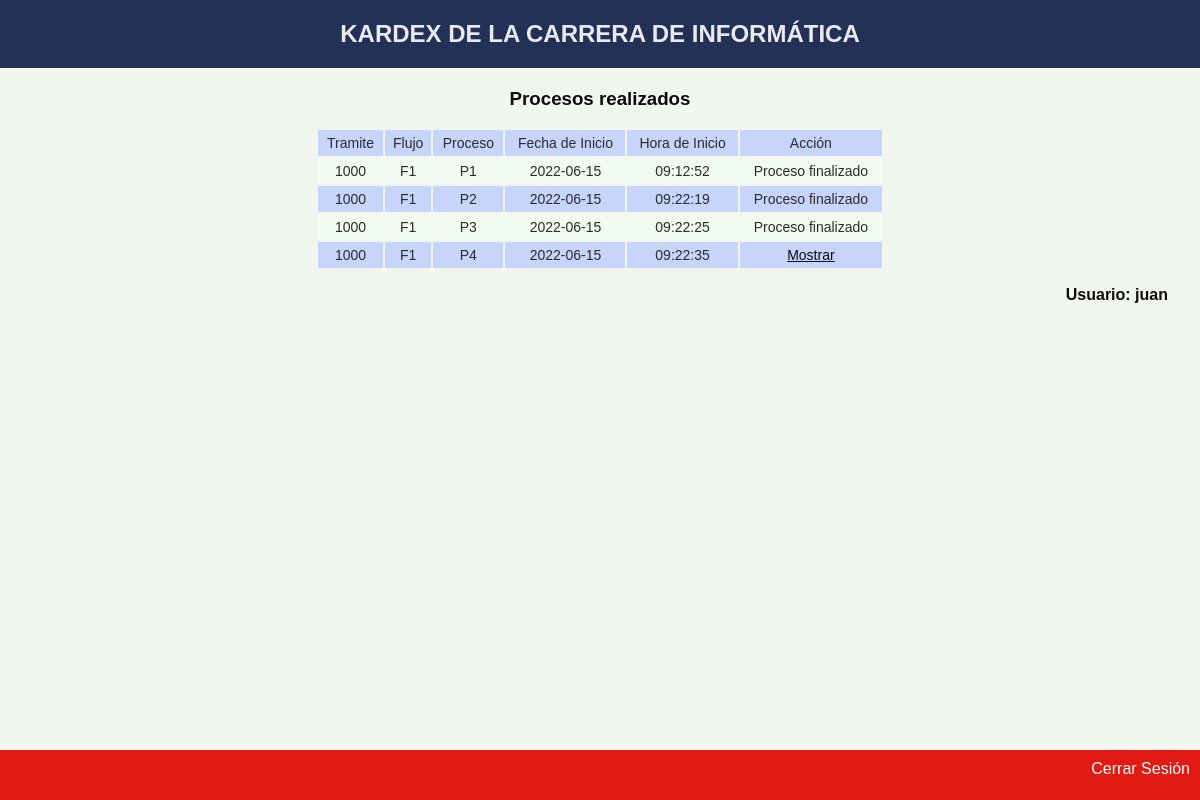
The app's page /bandeja.php (signed in) with its own data.
### tables this page shows
CREATE TABLE `flujoprocesoseguimiento` (
  `flujo` varchar(3) DEFAULT NULL,
  `proceso` varchar(3) DEFAULT NULL,
  `notramite` int(11) DEFAULT NULL,
  `usuario` varchar(20) DEFAULT NULL,
  `fechainicio` date DEFAULT NULL,
  `horainicio` time DEFAULT NULL,
  `fechafin` date DEFAULT NULL,
  `horafin` time DEFAULT NULL
);

### bandeja.php (the view, shortened to what this page needs)
<?php
include "cabecera.inc.php";
include "conexion.inc.php";
$sql = "select * from flujoprocesoseguimiento where usuario='" . $_SESSION["usuario"] . "' ";
$resultado = mysqli_query($conn, $sql);
?>
<div id="contenido">
	<h3>Procesos realizados</h3>
	<table style="width: 50%;">
		<tr>
			<td>Tramite</td>
			<td>Flujo</td>
			<td>Proceso</td>
			<td>Fecha de Inicio</td>
			<td>Hora de Inicio</td>
			<td>Acción</td>
		</tr>
		<?php
		while ($fila = mysqli_fetch_array($resultado)) {
			echo "<tr>";
			echo "<td>" . $fila["notramite"] . "</td>";
			echo "<td>" . $fila["flujo"] . "</td>";
			echo "<td>" . $fila["proceso"] . "</td>";
			echo "<td>" . $fila["fechainicio"] . "</td>";
			echo "<td>" . $fila["horainicio"] . "</td>";
			if ($fila["fechafin"] == NULL) {
				echo "<td><a ";
				echo "href='desflujo.php?flujo=$fila[flujo]&proceso=$fila[proceso]&notramite=$fila[notramite]&usuario=$fila[usuario]'";
				echo ">Mostrar<a/></td>";
			} else {
				echo "<td> Proceso finalizado </td>";
			};
			echo "</tr>";
		}
		?>
	</table>
	<?php echo "<b> Usuario: " . $_SESSION["usuario"] . "</b>"; ?>
</div>
<br>
<?php include "pie.inc.php"; ?>

### cabecera.inc.php (shortened to what this page needs)
<html lang="es">
<head>
  <link rel="stylesheet" href="css/normalize.css">
  <link rel="stylesheet" href="css/style.css">
</head>
<body>
  <header>
    <h2> KARDEX DE LA CARRERA DE INFORMÁTICA</h2>
  </header>

### pie.inc.php
    <footer>
        <section>
            <a href="index.php">Cerrar Sesión</a>
        </section>
    </footer>
 </body>
</html>

### css/style.css (style rules this page uses)
* { box-sizing: border-box; font-family: Verdana, Geneva, Tahoma, sans-serif; }
body { font-weight: 500; background-color: rgba(240, 247, 238, 0.897); position: relative; padding-bottom: 1rem; min-height: 100vh; align-items: center; text-align: center; color: rgb(43, 44, 46); }
header { background-color:rgba(25, 38, 80, 0.95); color: rgba(255, 255, 255, 0.9); padding: 0.1px; text-align: center; position: relative; width: 100%; }
#contenido { margin: 0rem 2rem; padding: 0.1rem 0; text-align: center; color: rgba(0, 0, 0, 0.952); }
#contenido a { color: rgba(0, 0, 0, 0.952); }
div a { color: rgb(43, 63, 243); font-size: 14px; }
b { font-size: 16px; float: right; }
table { font-size: 14px; text-align:center; margin: 1rem auto; }
tbody tr:nth-child(odd) { background-color:rgb(199, 213, 251); }
tbody tr:nth-child(even) { background-color:rgb(242, 251, 241); }
tr, td { padding: 5px; text-align: center; }
footer { position: absolute; background-color:rgba(223, 15, 8, 0.95); padding: 10px; width: 100%; height: 50px; bottom: 0; color: white; padding-bottom: 20px; }
footer section { float: right; }
footer a { transition: color 0.3s ease; color: rgb(255, 255, 255); text-decoration: none; }

### records on screen
flujoprocesoseguimiento: notramite "1000", flujo "F1", proceso "P1", fechainicio "2022-06-15", horainicio "09:12:52", fechafin "Proceso finalizado"
flujoprocesoseguimiento: notramite "1000", flujo "F1", proceso "P2", fechainicio "2022-06-15", horainicio "09:22:19", fechafin "Proceso finalizado"
flujoprocesoseguimiento: notramite "1000", flujo "F1", proceso "P3", fechainicio "2022-06-15", horainicio "09:22:25", fechafin "Proceso finalizado"
flujoprocesoseguimiento: notramite "1000", flujo "F1", proceso "P4", fechainicio "2022-06-15", horainicio "09:22:35"

### other values on screen
$_SESSION["usuario"] "juan"
